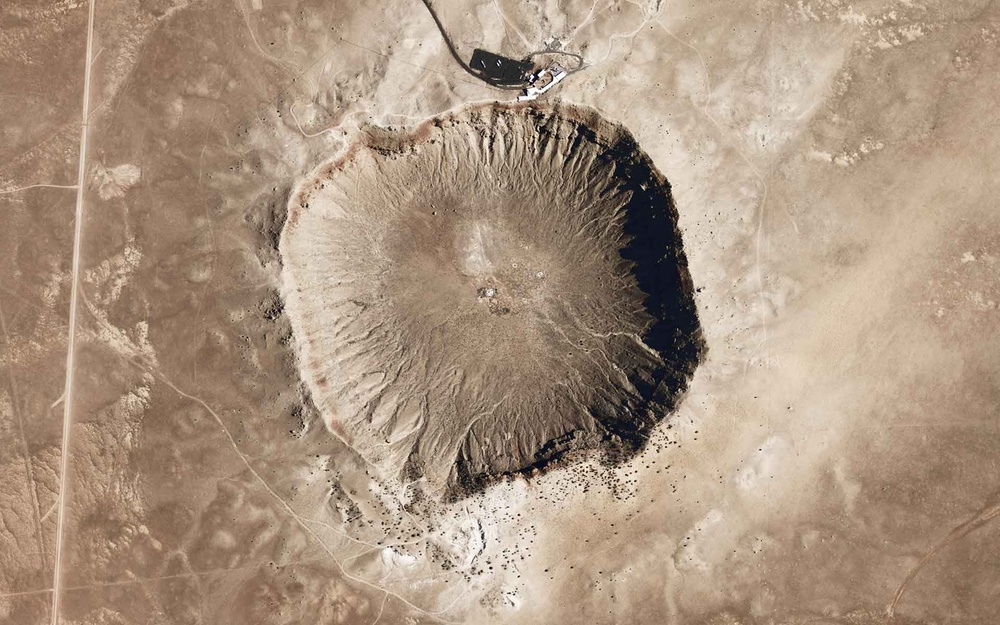
#> input picture data/raw/not_volcanoes/1nv.jpg, 1000 x 625 px, shrunk from 1920 x 1200 before the run, found by its file name; its folder holds only this picture in this run
$ jupyter execute 01_img_process.ipynb
#> lines starting #> are read from the running program, lines starting #| are printed output that depends on the picture
[cell 1]
# Slice each image into multiple 128*128 images to classify certain terrain types
import cv2 as cv

[cell 2]
def img_crop(path, output_path, prefix):
#> called with prefix = 1
    img = cv.imread(path)
#> img is the input picture: shape (625, 1000, 3); mean B, G, R 128.3, 148.5, 170.4
    if img is None:
        print(f"Can't find {path}")
        return
    loop_height = img.shape[0] // 128
#> loop_height = 4
    loop_width = img.shape[1] // 128
#> loop_width = 7
    for mp in range(loop_height * loop_width):
        row = mp // loop_width
        col = mp % loop_width

        y_start = row * 128
        y_end = y_start + 128
        x_start = col * 128
        x_end = x_start + 128

        cropped = img[y_start:y_end, x_start:x_end]
        cv.imwrite(f'{output_path}/{prefix}_{mp}.jpg', cropped)
#> this loop made 28 passes
#> pass 1, in img_crop, `cropped = img[y_start:y_end, x_start:x_end]`:
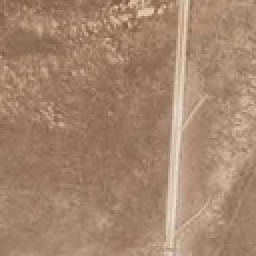
#> cropped: shape (128, 128, 3) (shown 2 times larger); mean B, G, R 111.5, 133.6, 163.5
#> pass 2, in img_crop, `cropped = img[y_start:y_end, x_start:x_end]`:
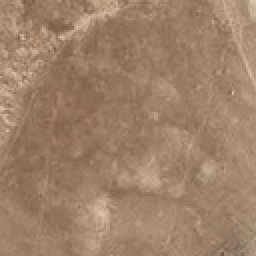
#> cropped: shape (128, 128, 3) (shown 2 times larger); mean B, G, R 106.9, 128.8, 157
#> pass 3, in img_crop, `cropped = img[y_start:y_end, x_start:x_end]`:
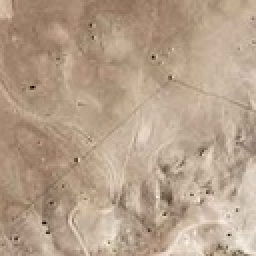
#> cropped: shape (128, 128, 3) (shown 2 times larger); mean B, G, R 138.8, 159.9, 182

for i in range(1, 6):
    img_crop(f'C:/Users/spec/Documents/programming/projects/VolcanoFinder/data/raw/not_volcanoes/{i}nv.jpg',
             f'C:/Users/spec/Documents/programming/projects/VolcanoFinder/data/new', prefix=i)
